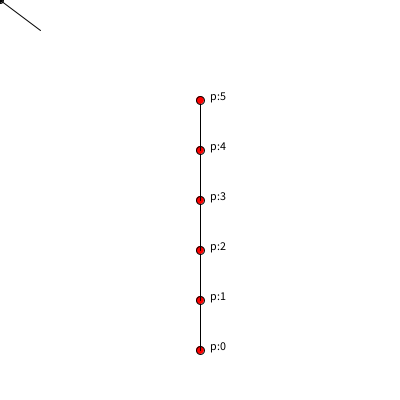
Frame 1 (no input)
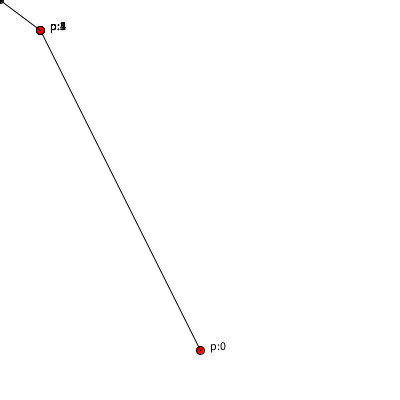
Frame 60 (the mouse pressed at the canvas centre just before this capture)
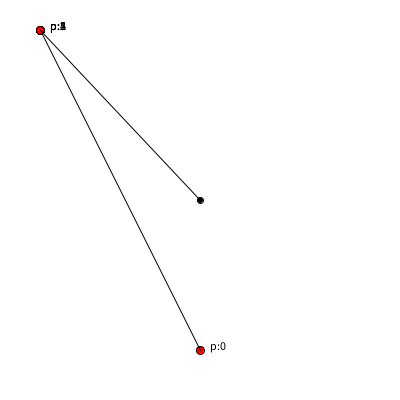
Frame 120 (the mouse held since frame 60 and released just before this capture)

The Processing sketch that drew these frames (run headless with seeded random() and noise(); from frame 60 on, the mouse is pressed at the canvas centre):

// Processing sketch: week14_7_ik_inversw_kinematics_part5
// ── week14_7_ik_inversw_kinematics_part5.pde
//week14_7_ik_inversw_kinematics_part5
// 用簡單的線段, 來解真的ID的運算
void setup(){
  size(400,400);
  for(int i=0;i<6;i++){//把頂點從下到上放好
    p[i] = new PVector(200,350-50*i);
  }
}
PVector [] p = new PVector[6]; //有個頂點
void draw(){
  background(255);
  for(int i=0;i<6;i++){//用迴圈,畫點.畫字
    if(i>0) line(p[i-1].x, p[i-1].y, p[i].x, p[i].y);
    fill(255,0,0);//紅色的圈圈
    ellipse(p[i].x,p[i].y,8,8);
    fill(0);//黑色的字
    text("p:"+i,p[i].x+10,p[i].y);//字往右邊一點
  }
  PVector now = new PVector(mouseX,mouseY); //現在的位置
  for(int i=5;i>0;i--){
    PVector v = PVector.sub(now,p[4].normalize().mult(50));//短向量
    p[i].x = now.x - v.x;
    p[i].y = now.y - v.y;
    now = p[i];
  }
  ellipse(mouseX,mouseY,6,6);//滑鼠也有1個小點,要控制座標移動
  line(p[4].x,p[4].y,mouseX,mouseY);
}
